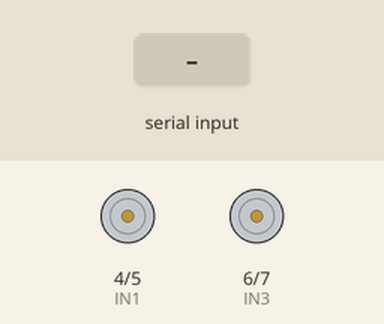
Bench run of a sketch on a simulated Arduino Uno, built with avr-gcc and run on an emulated ATmega328P. On the bench: motor-driver pin pairs drawn as motors (green arrow = first pin HIGH = forward, orange = second pin HIGH = backward, longer = more drive). The inputs (shaded band) are chosen by the test bench.

Above: at 1.2 s.
1.3 s: "F" received over Serial
At 1.37 s:
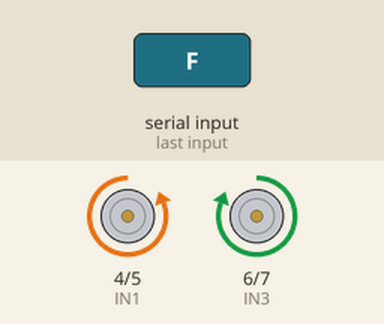
2.9 s: "B" received over Serial
At 2.96 s:
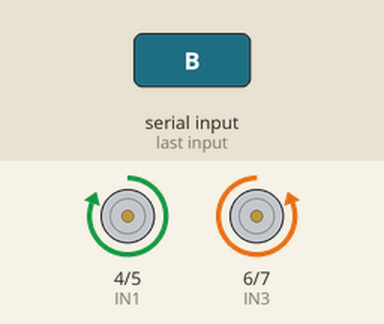
4.5 s: "L" received over Serial
At 4.56 s:
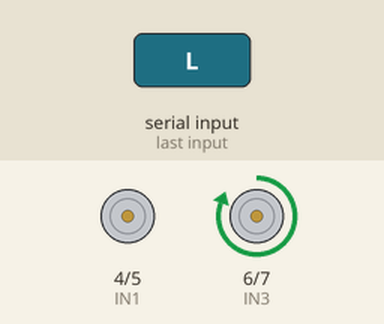
6.1 s: "R" received over Serial
At 6.16 s:
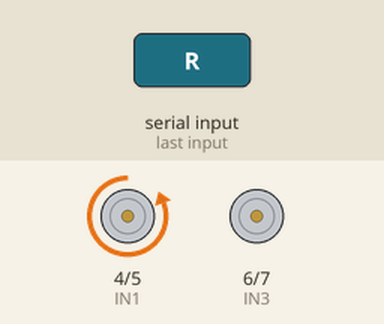
Timing chart, 0 to 8.7 s (numbered marks = the images above; inputs shaded):
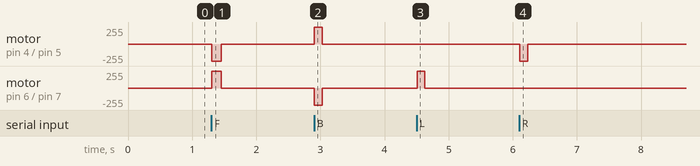

The sketch:

EngineProof.ino
```cpp
char DataBT;
int IN1 = 4;
int IN2 = 5;
int IN3 = 6;
int IN4 = 7;

void setup(){

  Serial.begin(9600);

  //Set digital pins
  pinMode(IN1, OUTPUT);
  pinMode(IN2, OUTPUT);
  pinMode(IN3, OUTPUT);
  pinMode(IN4, OUTPUT);

  //Set state of pins all to low
  digitalWrite(IN1, LOW);
  digitalWrite(IN2, LOW);
  digitalWrite(IN3, LOW);
  digitalWrite(IN4, LOW);
}

void loop(){

   if (Serial.available()){

      DataBT = Serial.read(); //Get next character from bluetooth module
      //Forward
      if (DataBT == 'F'){
          digitalWrite(IN2, HIGH);
          digitalWrite(IN3, HIGH);
          delay(150);
          digitalWrite(IN2, LOW);
          digitalWrite(IN3, LOW);
        }
      //Backward
      if (DataBT == 'B'){
          digitalWrite(IN1, HIGH);
          digitalWrite(IN4, HIGH);
          delay(120);
          digitalWrite(IN1, LOW);
          digitalWrite(IN4, LOW);
        }
      //Stop
      if (DataBT == 'S'){
          digitalWrite(IN1, LOW);
          digitalWrite(IN2, LOW);
          digitalWrite(IN3, LOW);
          digitalWrite(IN4, LOW);
        }
      //Turn left
      if (DataBT == 'L'){
          digitalWrite(IN3, HIGH);
          delay(120);
          digitalWrite(IN3, LOW);
          digitalWrite(IN1, LOW);
          digitalWrite(IN2, LOW);
        }
      //Turn right
      if (DataBT == 'R'){
          digitalWrite(IN2, HIGH);
          delay(120);
          digitalWrite(IN2, LOW);
          digitalWrite(IN3, LOW);
          digitalWrite(IN4, LOW);
        }
    }

    delay(10);


}
```

Measured:
- after the input at 1.3 s, motor on pin 4 (IN1) / pin 5 (IN2): stopped → backward 255/255 at once, → stopped 0.15 s later; motor on pin 6 (IN3) / pin 7 (IN4): stopped → forward 255/255 at once, → stopped 0.15 s later
- after the input at 2.9 s, motor on pin 4 (IN1) / pin 5 (IN2): stopped → forward 255/255 at once, → stopped 0.12 s later; motor on pin 6 (IN3) / pin 7 (IN4): stopped → backward 255/255 at once, → stopped 0.12 s later
- after the input at 4.5 s, motor on pin 6 (IN3) / pin 7 (IN4): stopped → forward 255/255 at once, → stopped 0.12 s later
- after the input at 6.1 s, motor on pin 4 (IN1) / pin 5 (IN2): stopped → backward 255/255 at once, → stopped 0.12 s later
